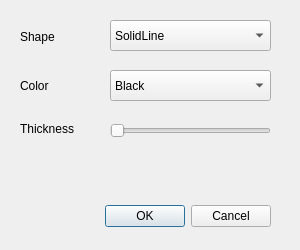
<?xml version="1.0" encoding="UTF-8"?>
<ui version="4.0">
 <class>penstylewindow</class>
 <widget class="QDialog" name="penstylewindow">
  <property name="geometry">
   <rect>
    <x>0</x>
    <y>0</y>
    <width>300</width>
    <height>250</height>
   </rect>
  </property>
  <property name="windowTitle">
   <string>Dialog</string>
  </property>
  <widget class="QDialogButtonBox" name="buttonBox_cross">
   <property name="geometry">
    <rect>
     <x>20</x>
     <y>200</y>
     <width>251</width>
     <height>32</height>
    </rect>
   </property>
   <property name="orientation">
    <enum>Qt::Horizontal</enum>
   </property>
   <property name="standardButtons">
    <set>QDialogButtonBox::Cancel|QDialogButtonBox::Ok</set>
   </property>
  </widget>
  <widget class="QLabel" name="label_shape">
   <property name="geometry">
    <rect>
     <x>20</x>
     <y>26</y>
     <width>67</width>
     <height>21</height>
    </rect>
   </property>
   <property name="text">
    <string>Shape</string>
   </property>
  </widget>
  <widget class="QLabel" name="label_thickness">
   <property name="geometry">
    <rect>
     <x>20</x>
     <y>120</y>
     <width>67</width>
     <height>17</height>
    </rect>
   </property>
   <property name="text">
    <string>Thickness</string>
   </property>
  </widget>
  <widget class="QComboBox" name="comboBox_shape">
   <property name="geometry">
    <rect>
     <x>110</x>
     <y>20</y>
     <width>161</width>
     <height>31</height>
    </rect>
   </property>
   <property name="autoFillBackground">
    <bool>false</bool>
   </property>
   <item>
    <property name="text">
     <string>SolidLine</string>
    </property>
   </item>
   <item>
    <property name="text">
     <string>DashLine</string>
    </property>
   </item>
   <item>
    <property name="text">
     <string>DotLine</string>
    </property>
   </item>
  </widget>
  <widget class="QSlider" name="horizontalSlider_thickness">
   <property name="geometry">
    <rect>
     <x>110</x>
     <y>120</y>
     <width>161</width>
     <height>21</height>
    </rect>
   </property>
   <property name="orientation">
    <enum>Qt::Horizontal</enum>
   </property>
  </widget>
  <widget class="QLabel" name="label_shape_2">
   <property name="geometry">
    <rect>
     <x>20</x>
     <y>70</y>
     <width>67</width>
     <height>31</height>
    </rect>
   </property>
   <property name="text">
    <string>Color</string>
   </property>
  </widget>
  <widget class="QComboBox" name="comboBox_color">
   <property name="geometry">
    <rect>
     <x>110</x>
     <y>70</y>
     <width>161</width>
     <height>31</height>
    </rect>
   </property>
   <item>
    <property name="text">
     <string>Black</string>
    </property>
   </item>
   <item>
    <property name="text">
     <string>White</string>
    </property>
   </item>
   <item>
    <property name="text">
     <string>Gray</string>
    </property>
   </item>
   <item>
    <property name="text">
     <string>Red</string>
    </property>
   </item>
   <item>
    <property name="text">
     <string>Yellow</string>
    </property>
   </item>
   <item>
    <property name="text">
     <string>Green</string>
    </property>
   </item>
   <item>
    <property name="text">
     <string>Blue</string>
    </property>
   </item>
   <item>
    <property name="text">
     <string>Cyan</string>
    </property>
   </item>
   <item>
    <property name="text">
     <string>Pink</string>
    </property>
   </item>
  </widget>
 </widget>
 <resources/>
 <connections>
  <connection>
   <sender>buttonBox_cross</sender>
   <signal>accepted()</signal>
   <receiver>penstylewindow</receiver>
   <slot>accept()</slot>
   <hints>
    <hint type="sourcelabel">
     <x>248</x>
     <y>254</y>
    </hint>
    <hint type="destinationlabel">
     <x>157</x>
     <y>274</y>
    </hint>
   </hints>
  </connection>
  <connection>
   <sender>buttonBox_cross</sender>
   <signal>rejected()</signal>
   <receiver>penstylewindow</receiver>
   <slot>reject()</slot>
   <hints>
    <hint type="sourcelabel">
     <x>316</x>
     <y>260</y>
    </hint>
    <hint type="destinationlabel">
     <x>286</x>
     <y>274</y>
    </hint>
   </hints>
  </connection>
 </connections>
</ui>
